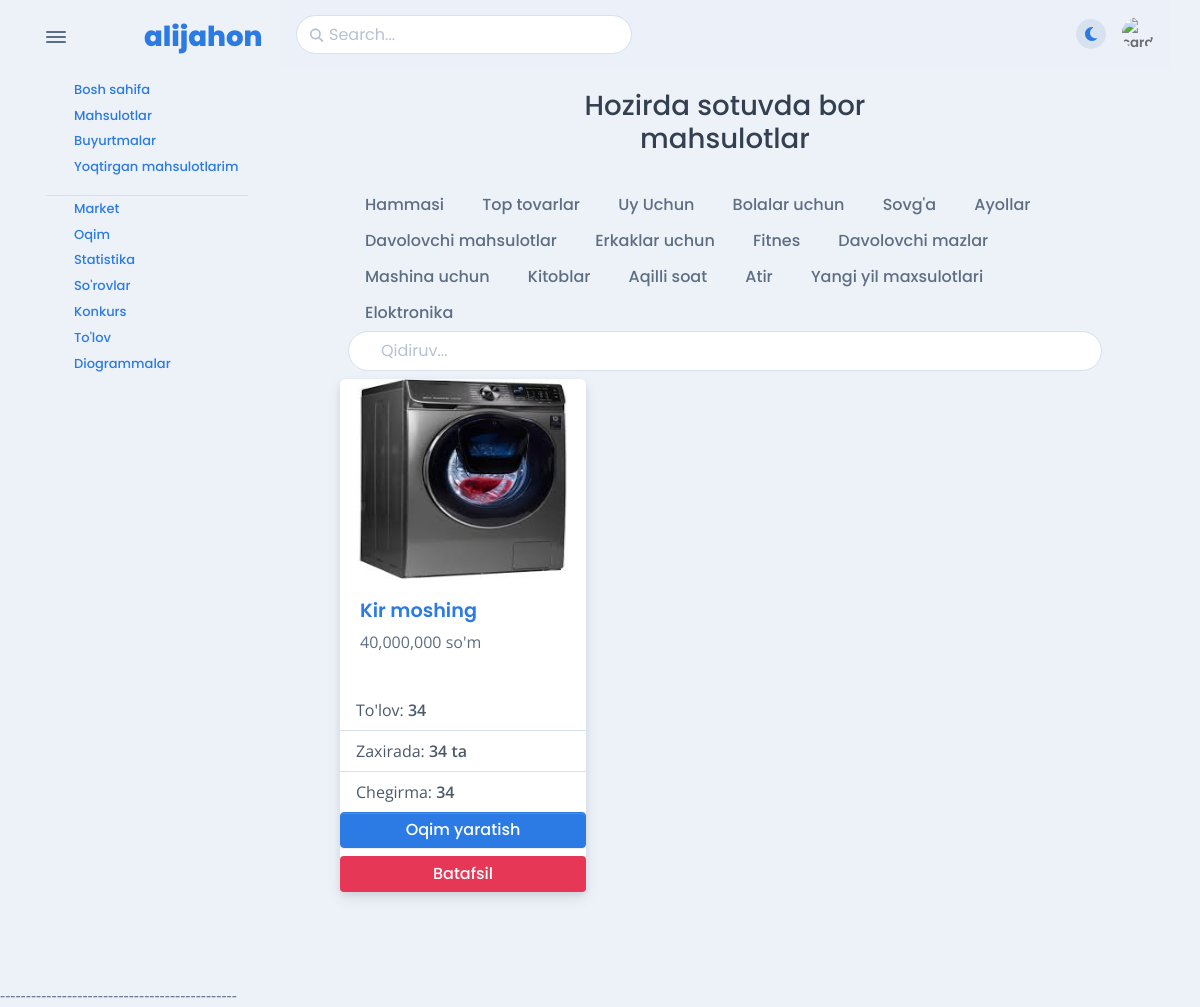
/markets/uy-uchun (signed in), run on the app's committed database.
### apps/models.py (models this page shows, shortened)
class BaseSlugModel(Model):
    name = CharField(max_length=255)
    slug = SlugField(max_length=255,unique=True, blank=True, null=True)
    class Meta:
        abstract = True

class Category(BaseSlugModel):
    icon = CharField(max_length=300)

class Product(BaseSlugModel):
    description = RichTextUploadingField()
    price = DecimalField(max_digits=10, decimal_places=2)
    image = ImageField(upload_to="images/")
    quantity =IntegerField(null=True,blank=True)
    category = ForeignKey("apps.Category",on_delete=CASCADE)
    telegram_url = CharField(max_length=255,null=True,blank=True)
    discount_price = DecimalField(max_digits=7,decimal_places=2,null=True,blank=True)
    discount = CharField(max_length=255,blank=True,null=True)

### apps/views/order.py (the view)
class MarketListView(LoginRequiredMixin, ListView):
    template_name = "Market/market.html"
    queryset = Product.objects.all()
    context_object_name = "markets"
    login_url = reverse_lazy("home")
    def get_context_data(self , **kwargs):
            slug = self.kwargs.get("slug")
            data = super().get_context_data(**kwargs)
            query = self.request.GET.get("search")
            data["categories"] = Category.objects.all()
            markets = Product.objects.all()
            if query:
                markets = Product.objects.filter(Q(name__icontains=query) | Q(description__icontains=query))
            data["markets"] = markets
            if slug != "all":
                data['markets'] = Product.objects.filter(category__slug=slug)
            if slug == "top":
                data["markets"] = Product.objects.annotate(order_count = Count(F("thread_order"))).order_by("-order_count")[:10]
            return data

### templates/Market/market.html (shortened to what this page needs)
{% extends "apps/auth/auth.html" %}
{% load humanize %}
{% block body %}
    <div class="card-body">
            <div class="container">
                <h3 class="text-center"> Hozirda sotuvda bor <br> mahsulotlar </h3>
                <br>
                <div class="container border-bottom-4">
                    <div class="header_tab_menu">
                        <div class="header_menu" style="overflow: auto">
                            <a href="{% url "markets" "all"%}" class="btn btn-default"> Hammasi </a>
                            <a href="{% url "markets" "top" %}" class="btn btn-default"> Top tovarlar </a>
                            {% for category in categories %}
                            	   <a href="{% url "markets" category.slug %}" class="btn btn-default"> {{ category.name }} </a>
                            {% endfor %}
                        <div class="search-box" style="width: 100%;">
                            <form action="{% url "markets" "all" %}" method="get" class="position-relative" style="width: 100%" data-bs-display="static" autocomplete="off">
                                <input id="search-input" name="search" class="form-control search-input" type="search" placeholder="Qidiruv..." aria-label="Search">
                            </form>
                        </div>
                    </div>
                    <div class="row">
                        {% for market in markets %}
                    	 <div class="col-sm-4 p-2">
                            <div class="card">
                                <a href="{% url "product-order" market.slug %}" target="_blank" style="height: 200px">
                                    <img class="card-img-top" src="{{ market.image.url }}" alt="{{ market.name }}" height="200" width="200">
                                </a>
                                <div class="card-body">
                                    <h5 class="card-title">
                                        <a href="{% url "product-order" market.slug %}" target="_blank">
                                           {{ market.name }}
                                        </a>
                                    </h5>
                                    <p class="text-muted"> {{ market.price|floatformat:0|intcomma }} so'm </p>
                                </div>
                                <ul class="list-group list-group-flush">
                                {% if market.discount_price %}
                                	 <li class="list-group-item">To'lov: <strong>{{ market.discount_price|floatformat:0|intcomma }} </strong></li>
                                {% endif %}
                                    <li class="list-group-item">Zaxirada: <strong> {{ market.quantity }} ta </strong>
                                    </li>
                                       {% if market.discount %}
                                       	 <li class="list-group-item">Chegirma: <strong> {{ market.discount }} </strong>
                                        </li>
                                       {% endif %}
                                </ul>
                                <button class="btn btn-primary btn_open_modal" data-bs-discount_price="{{ market.discount_price }}" type="button" data-bs-toggle="modal" data-bs-target="#exampleModal" name="{{market.id }}">
                                    Oqim yaratish
                                </button>
                                <a href="{% url "product-order" market.slug %}" class="btn bg-danger text-white mt-2">Batafsil</a>
                            </div>
                        </div>
                    {% endfor %}
                    </div>
                </div>
                </div>
            </div>
        </div>
{% endblock %}

### templates/apps/auth/auth.html (style rules this page uses)
body { font-family: Arial, sans-serif; text-align: center; }

### data on the page
Category: name "Uy Uchun"
Category: name "Bolalar uchun"
Category: name "Sovg'a"
Category: name "Ayollar"
Category: name "Davolovchi mahsulotlar"
Category: name "Erkaklar uchun"
Category: name "Fitnes"
Category: name "Davolovchi mazlar"
Category: name "Mashina uchun"
Category: name "Kitoblar"
Category: name "Aqilli soat"
Category: name "Atir"
Category: name "Yangi yil maxsulotlari"
Category: name "Eloktronika"
Product: image (picture), name "Kir moshing", price "40,000,000", discount_price "34", quantity "34", discount "34"
